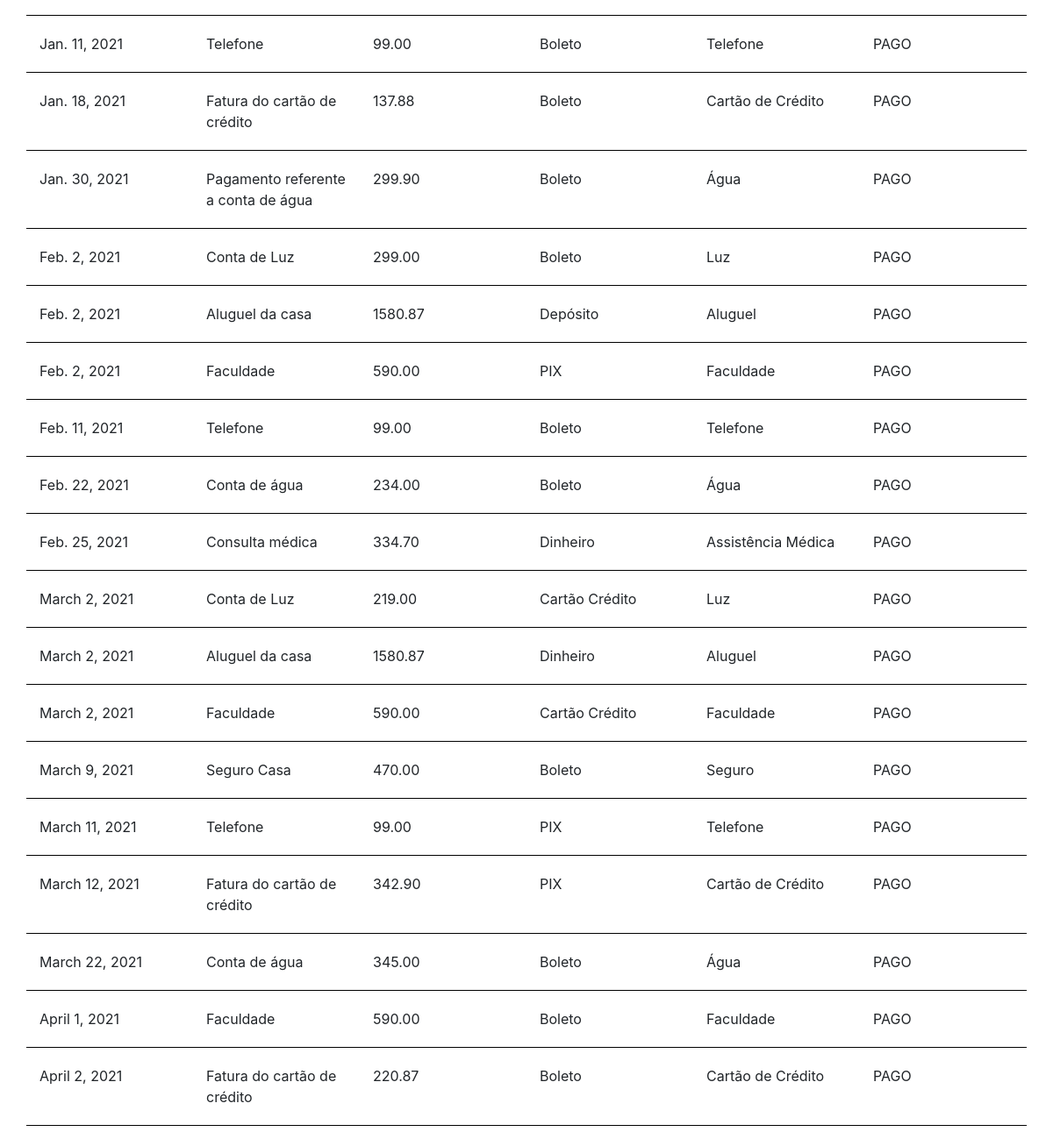
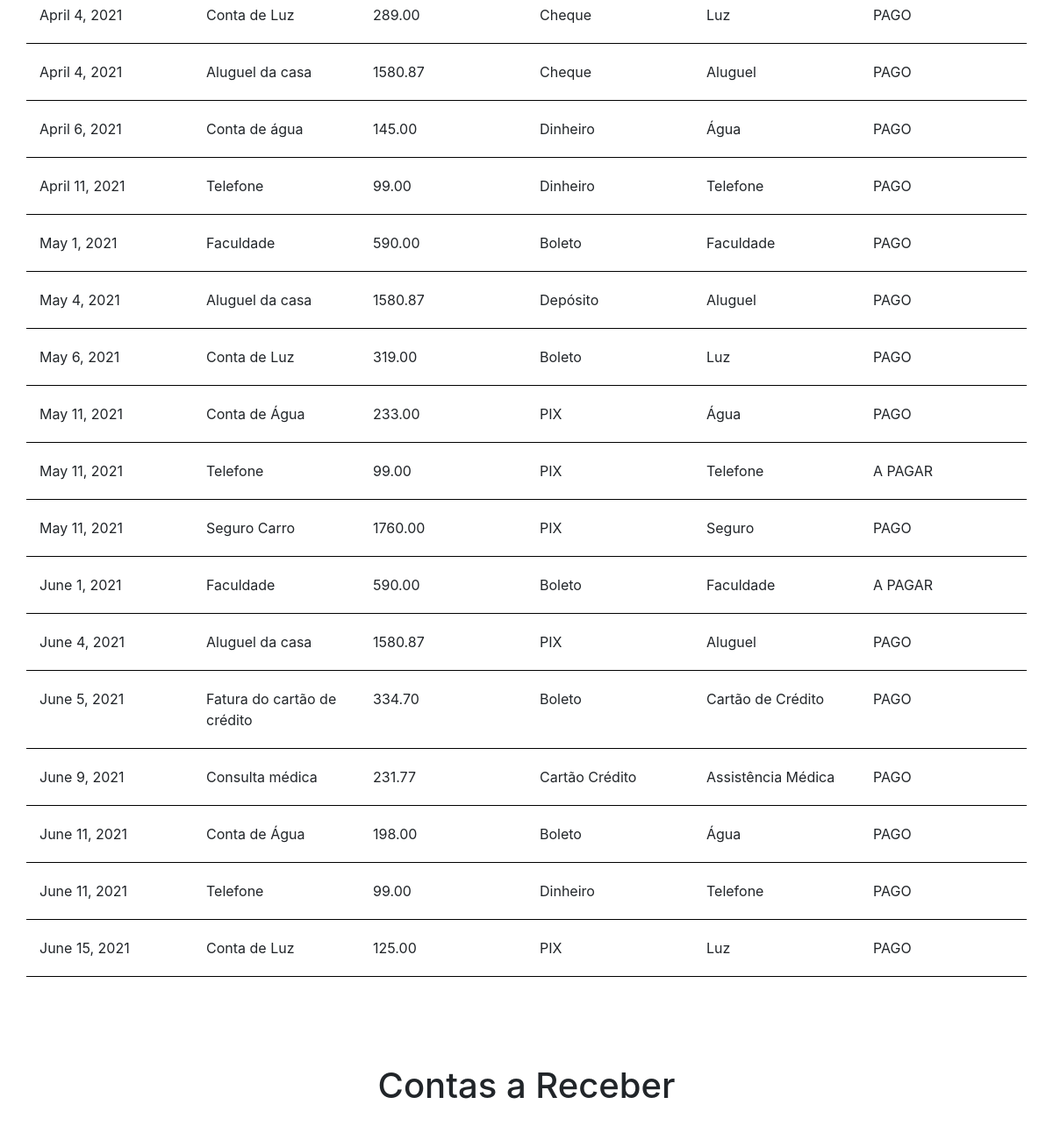
The page /app/exibir_relatorios (middle part) on the database as committed earlier (2 pictures, top to bottom).
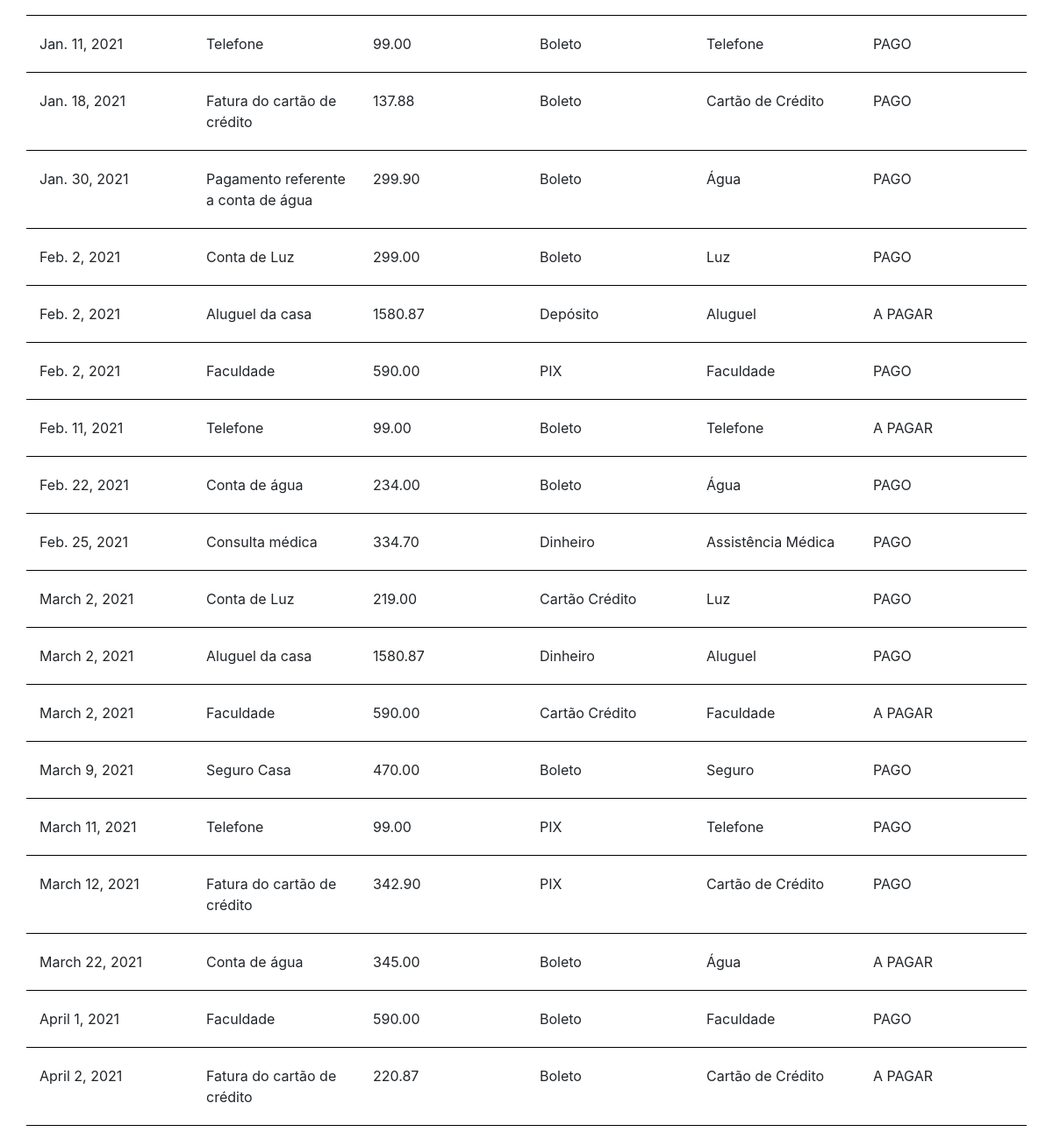
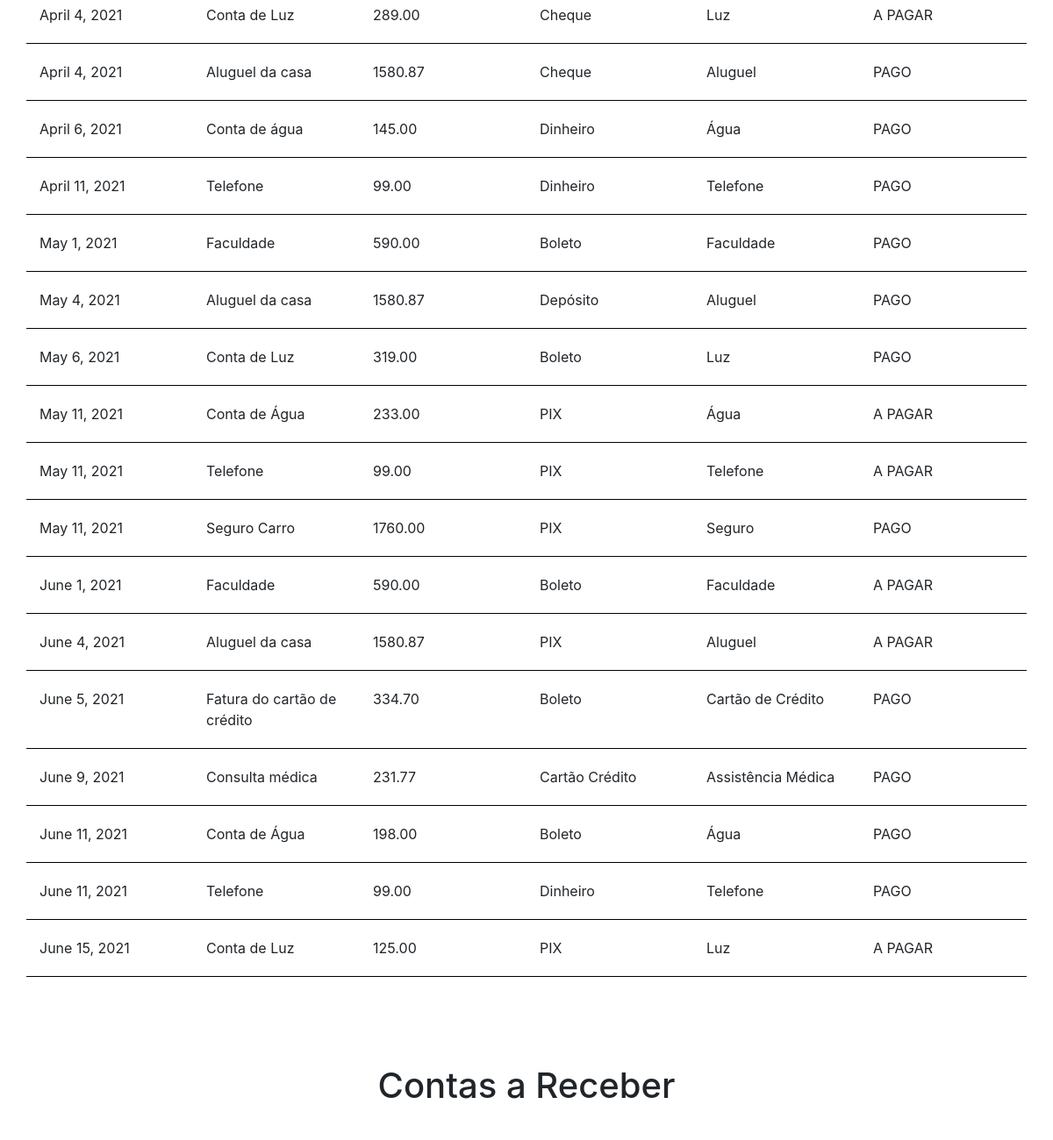
The same page on the database as committed later (2 pictures, top to bottom).
### app/models/contasPagar.py (models this page shows)
class contasPagar(models.Model):
    dataVencimento = models.DateField(null=False)
    dataPagamento = models.DateField(null=True)
    valor = models.DecimalField(null=False, max_digits=10, decimal_places=2)
    descricao = models.TextField(null=True)
    classificacao = models.ForeignKey(Classificacao, on_delete=models.SET_NULL, null=True)
    formaPagamento = models.ForeignKey(formaPagamento, on_delete=models.SET_NULL, null=True)
    situacao = models.BooleanField(default=0)
    objects = contasPagarManager()

### app/models/formaPagamento.py (models this page shows)
class formaPagamento(models.Model):
    nomeformaPagamento = models.CharField(max_length=100)
    objects = formaPagamentoManager()
    def __str__(self):
        return f"{self.nomeformaPagamento}"

### app/models/classificacao.py (models this page shows)
class Classificacao(models.Model):
    nomeClassificacao = models.CharField(max_length=100)
    objects = ClassificacaoManager()
    def __str__(self):
        return f"{self.nomeClassificacao}"

### app/views.py (the view)
# urls.py: path('exibir_relatorios', views.exibir_relatorios, name='exibir_relatorios'),
@require_http_methods(['GET'])
def exibir_relatorios(request):
    listaContasPagar = contasPagar.objects.gerar_relatorio()
    listaContasReceber = contasReceber.objects.gerar_relatorio()
    return render(request, 'relatorios.html', {'listaContasPagar' : listaContasPagar, 'listaContasReceber' : listaContasReceber})

### app/models/contasPagar.py (called while the page is built)
    def gerar_relatorio(self):
        return contasPagar.objects.order_by('dataVencimento')

### app/models/contasReceber.py (called while the page is built)
    def gerar_relatorio(self):
        return contasReceber.objects.order_by('dataExpectativa')

### app/templates/relatorios.html (shortened to what this page needs)
<!DOCTYPE html>
<html>
<head>
    <link rel="stylesheet" href="https://stackpath.bootstrapcdn.com/bootstrap/4.3.1/css/bootstrap.min.css">
</head>
<body>
    <div class="container">
        <div class="relatorio">
            {% for conta in listaContasPagar %}
            <div class="row contas">
                <div class="col-2 table_data">{{conta.dataVencimento}}</div>
                <div class="col-2 table_data">{{conta.descricao}}</div>
                <div class="col-2 table_data">{{conta.valor}}</div>
                <div class="col-2 table_data">{{conta.formaPagamento}}</div>
                <div class="col-2 table_data">{{conta.classificacao}}</div>
                {% if conta.situacao %}
                <div class="col-2 table_data">PAGO</div>
                {% else %}
                <div class="col-2 table_data">A PAGAR</div>
                {% endif %}
            </div>
            {% endfor %}
        </div>
        <div class="relatorio">
            <h1>Contas a Receber</h1>
        </div>
    </div>
</body>
</html>

Rows that differ between the two databases and show on the page:
changed contasPagar (number 5 of 35 on the later page): situacao "PAGO" → "A PAGAR"
changed contasPagar "Feb. 11, 2021": situacao "PAGO" → "A PAGAR"
changed contasPagar (number 12 of 35 on the later page): situacao "PAGO" → "A PAGAR"
changed contasPagar "March 22, 2021": situacao "PAGO" → "A PAGAR"
changed contasPagar "April 2, 2021": situacao "PAGO" → "A PAGAR"
changed contasPagar (number 19 of 35 on the later page): situacao "PAGO" → "A PAGAR"
changed contasPagar (number 26 of 35 on the later page): situacao "PAGO" → "A PAGAR"
changed contasPagar "June 4, 2021": situacao "PAGO" → "A PAGAR"
changed contasPagar "June 15, 2021": situacao "PAGO" → "A PAGAR"
